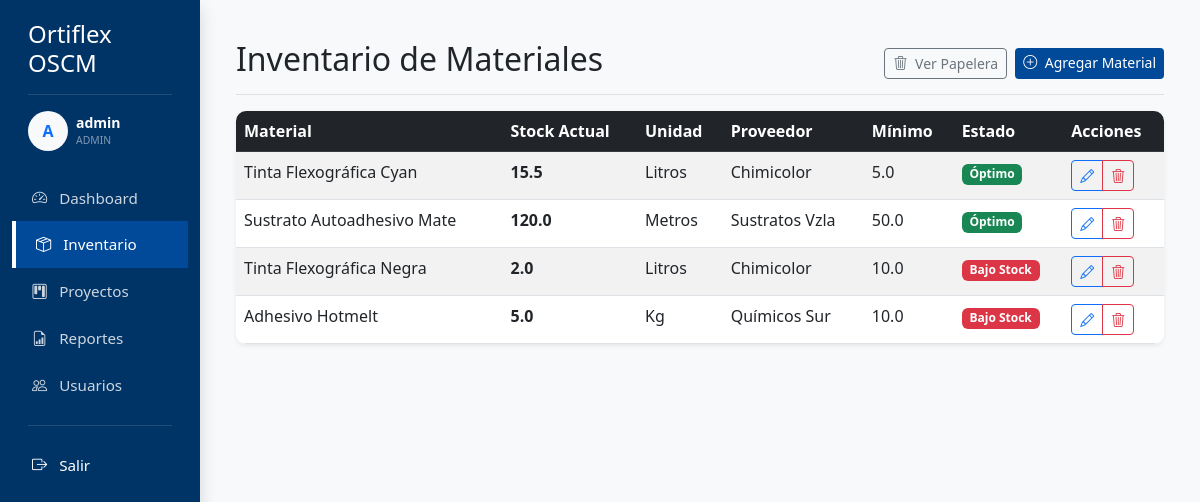
Page /inventory (signed in) on the committed database.
### app/models.py (models this page shows)
class User(db.Model, UserMixin):
    id = db.Column(db.Integer, primary_key=True)
    username = db.Column(db.String(20), unique=True, nullable=False)
    email = db.Column(db.String(120), unique=True, nullable=False)
    password = db.Column(db.String(60), nullable=False)
    role = db.Column(db.String(20), nullable=False, default='Usuario') # Admin, Soporte, Operativo
    can_manage_inventory = db.Column(db.Boolean, default=True)
    can_manage_projects = db.Column(db.Boolean, default=True)
    can_view_reports = db.Column(db.Boolean, default=True)
    can_manage_users = db.Column(db.Boolean, default=False)
    activity = db.relationship('UserActivity', backref='user', lazy=True)

class Material(db.Model):
    id = db.Column(db.Integer, primary_key=True)
    name = db.Column(db.String(100), nullable=False)
    quantity = db.Column(db.Float, nullable=False, default=0)
    min_stock = db.Column(db.Float, nullable=False, default=10)
    unit = db.Column(db.String(20), nullable=False) # kg, m, units, etc.
    supplier = db.Column(db.String(100))
    is_deleted = db.Column(db.Boolean, default=False, nullable=False)
    movements = db.relationship('InventoryMovement', backref='material', lazy=True)

### app/routes/inventory.py (the view)
@inventory.route('/inventory')
@login_required
def list_materials():
    materials = Material.query.filter_by(is_deleted=False).all()
    return render_template('inventory/list.html', materials=materials)

### app/models.py (called while the page is built)
@login_manager.user_loader
def load_user(user_id):
    return User.query.get(int(user_id))

### app/templates/inventory/list.html
{% extends "base.html" %}
{% block content %}
<div class="d-flex justify-content-between flex-wrap flex-md-nowrap align-items-center pt-3 pb-2 mb-3 border-bottom">
    <h1 class="h2">Inventario de Materiales</h1>
    <div class="btn-toolbar mb-2 mb-md-0">
        <a href="{{ url_for('inventory.trash') }}" class="btn btn-sm btn-outline-secondary me-2">
            <i class="bi bi-trash3 me-1"></i> Ver Papelera
        </a>
        <a href="{{ url_for('inventory.add_material') }}" class="btn btn-sm btn-primary">
            <i class="bi bi-plus-circle me-1"></i> Agregar Material
        </a>
    </div>
</div>
<div class="card shadow-sm">
    <div class="card-body p-0">
        <div class="table-responsive">
            <table class="table table-striped table-hover mb-0">
                <thead class="table-dark">
                    <tr>
                        <th>Material</th>
                        <th>Stock Actual</th>
                        <th>Unidad</th>
                        <th>Proveedor</th>
                        <th>Mínimo</th>
                        <th>Estado</th>
                        <th>Acciones</th>
                    </tr>
                </thead>
                <tbody>
                    {% for m in materials %}
                    <tr>
                        <td>{{ m.name }}</td>
                        <td class="fw-bold">{{ m.quantity }}</td>
                        <td>{{ m.unit }}</td>
                        <td>{{ m.supplier }}</td>
                        <td>{{ m.min_stock }}</td>
                        <td>
                            {% if m.quantity <= m.min_stock %} <span class="badge bg-danger">Bajo Stock</span>
                                {% else %}
                                <span class="badge bg-success">Óptimo</span>
                                {% endif %}
                        </td>
                        <td>
                            <div class="btn-group">
                                <a href="javascript:void(0)"
                                    onclick="requireAdmin(() => window.location.href='{{ url_for('inventory.edit_material', id=m.id) }}')"
                                    class="btn btn-sm btn-outline-primary" title="Editar">
                                    <i class="bi bi-pencil"></i>
                                </a>
                                <a href="javascript:void(0)"
                                    onclick="requireAdmin(() => { if(confirm('¿Desea mover este material a la papelera?')) window.location.href='{{ url_for('inventory.delete_material', id=m.id) }}' })"
                                    class="btn btn-sm btn-outline-danger" title="Mover a Papelera">
                                    <i class="bi bi-trash3"></i>
                                </a>
                            </div>
                        </td>
                    </tr>
                    {% endfor %}
                </tbody>
            </table>
        </div>
    </div>
</div>
{% endblock %}

### app/templates/base.html (shortened to what this page needs)
<!DOCTYPE html>
<html lang="es">
<head>
    <link href="https://cdn.jsdelivr.net/npm/bootstrap@5.3.0/dist/css/bootstrap.min.css" rel="stylesheet">
    <link rel="stylesheet" href="https://cdn.jsdelivr.net/npm/bootstrap-icons@1.11.1/font/bootstrap-icons.css">
</head>
<body>
    <div class="container-fluid">
        <div class="row">
            {% if current_user.is_authenticated %}
            <div class="col-md-2 d-none d-md-block sidebar shadow">
                <div class="px-3 mb-4">
                    <h4 class="mb-0">Ortiflex OSCM</h4>
                    <hr class="text-white-50">
                    <div class="d-flex align-items-center mb-3">
                        <div class="bg-light text-primary rounded-circle d-flex align-items-center justify-content-center me-2"
                            style="width: 40px; height: 40px; font-weight: bold;">
                            {{ current_user.username[:1].upper() }}
                        </div>
                        <div class="overflow-hidden">
                            <div class="small fw-bold text-white text-truncate">{{ current_user.username }}</div>
                            <div class="extra-small text-white-50 text-uppercase" style="font-size: 0.65rem;">{{
                                current_user.role }}</div>
                        </div>
                    </div>
                </div>
                <a href="{{ url_for('main.dashboard') }}"
                    class="{% if request.endpoint == 'main.dashboard' %}active{% endif %}">
                    <i class="bi bi-speedometer2 me-2"></i> Dashboard
                </a>
                {% if current_user.can_manage_inventory %}
                <a href="{{ url_for('inventory.list_materials') }}"
                    class="{% if 'inventory' in request.endpoint %}active{% endif %}">
                    <i class="bi bi-box-seam me-2"></i> Inventario
                </a>
                {% endif %}
                {% if current_user.can_manage_projects %}
                <a href="{{ url_for('projects.list_projects') }}"
                    class="{% if 'projects' in request.endpoint %}active{% endif %}">
                    <i class="bi bi-kanban me-2"></i> Proyectos
                </a>
                {% endif %}
                {% if current_user.can_view_reports %}
                <a href="{{ url_for('reports.search') }}"
                    class="{% if 'reports' in request.endpoint %}active{% endif %}">
                    <i class="bi bi-file-earmark-bar-graph me-2"></i> Reportes
                </a>
                {% endif %}
                {% if current_user.can_manage_users %}
                <a href="{{ url_for('users.list_users') }}"
                    class="{% if 'users' in request.endpoint %}active{% endif %}">
                    <i class="bi bi-people me-2"></i> Usuarios
                </a>
                {% endif %}
                <div class="mt-auto mb-4">
                    <hr class="mx-3 text-white-50">
                    <a href="{{ url_for('auth.logout') }}" class="text-white">
                        <i class="bi bi-box-arrow-right me-2"></i> Salir
                    </a>
                </div>
            </div>
            {% endif %}
            <div class="col">
                <div class="mt-4 px-md-4">
                    {% block content %}{% endblock %}
                </div>
            </div>
        </div>
    </div>
</body>
</html>

### app/templates/base.html (style rules this page uses)
:root { --primary-blue: #004a99; --secondary-blue: #003366; --light-bg: #f8f9fa; }
body { background-color: var(--light-bg); font-family: 'Segoe UI', Tahoma, Geneva, Verdana, sans-serif; }
.sidebar { min-height: 100vh; background-color: var(--secondary-blue); color: white; padding-top: 20px; display: flex; flex-direction: column; position: sticky; top: 0; }
.sidebar a { color: rgba(255, 255, 255, 0.8); text-decoration: none; padding: 12px 20px; display: block; transition: all 0.3s; font-size: 0.95rem; }
.sidebar a.active { background-color: var(--primary-blue); color: white; border-left: 4px solid #fff; }
.table-responsive { border-radius: 10px; overflow: hidden; }
.card { border: none; border-radius: 10px; box-shadow: 0 4px 6px rgba(0, 0, 0, 0.1); }
.btn-primary { background-color: var(--primary-blue); border: none; }

### rows in the picture
User: username "A", username "admin", role "ADMIN"
Material: name "Tinta Flexográfica Cyan", quantity "15.5", unit "Litros", supplier "Chimicolor", min_stock "5.0", shows "Óptimo"
Material: name "Sustrato Autoadhesivo Mate", quantity "120.0", unit "Metros", supplier "Sustratos Vzla", min_stock "50.0", shows "Óptimo"
Material: name "Tinta Flexográfica Negra", quantity "2.0", unit "Litros", supplier "Chimicolor", min_stock "10.0", shows "Bajo Stock"
Material: name "Adhesivo Hotmelt", quantity "5.0", unit "Kg", supplier "Químicos Sur", min_stock "10.0", shows "Bajo Stock"
